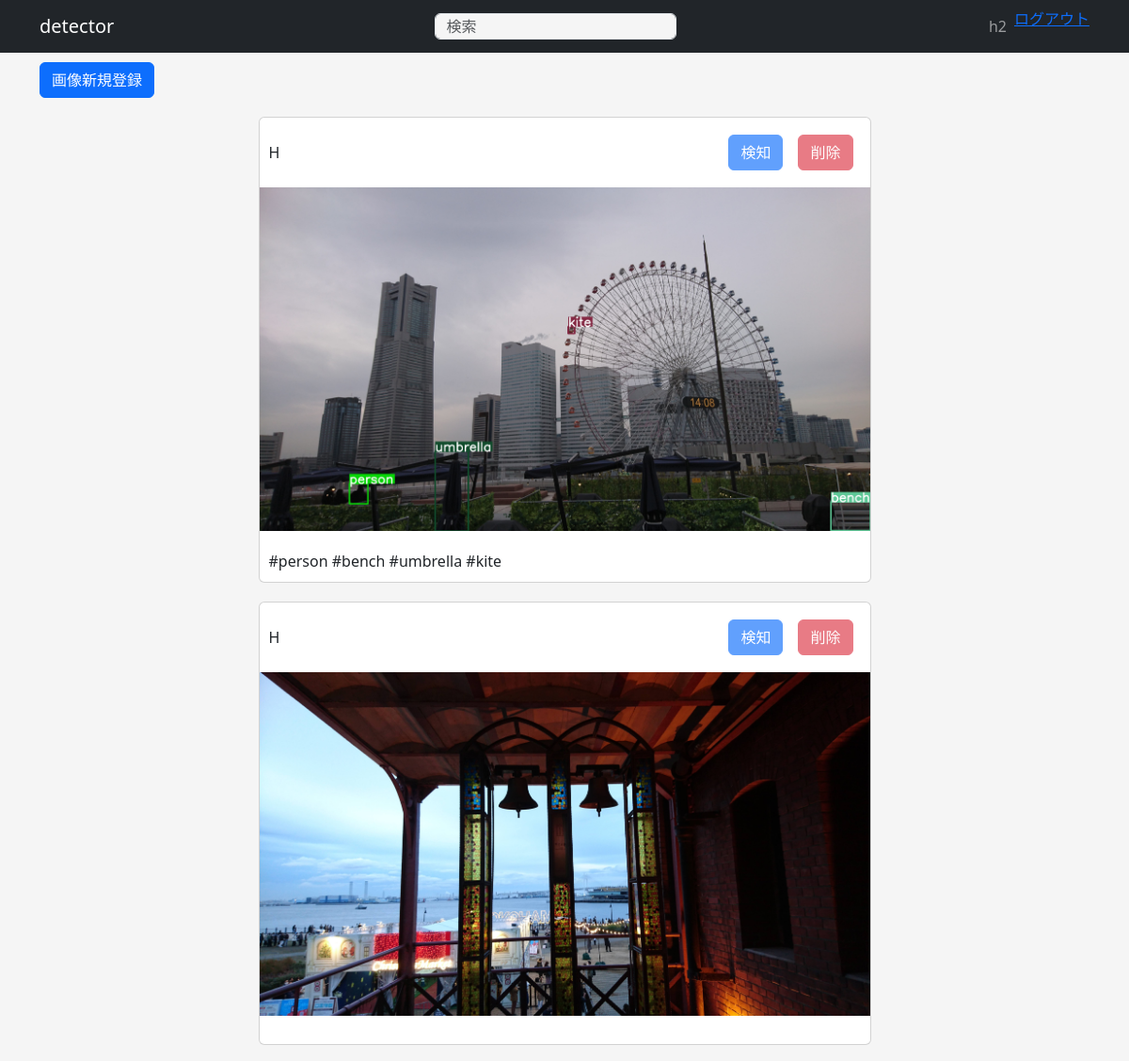
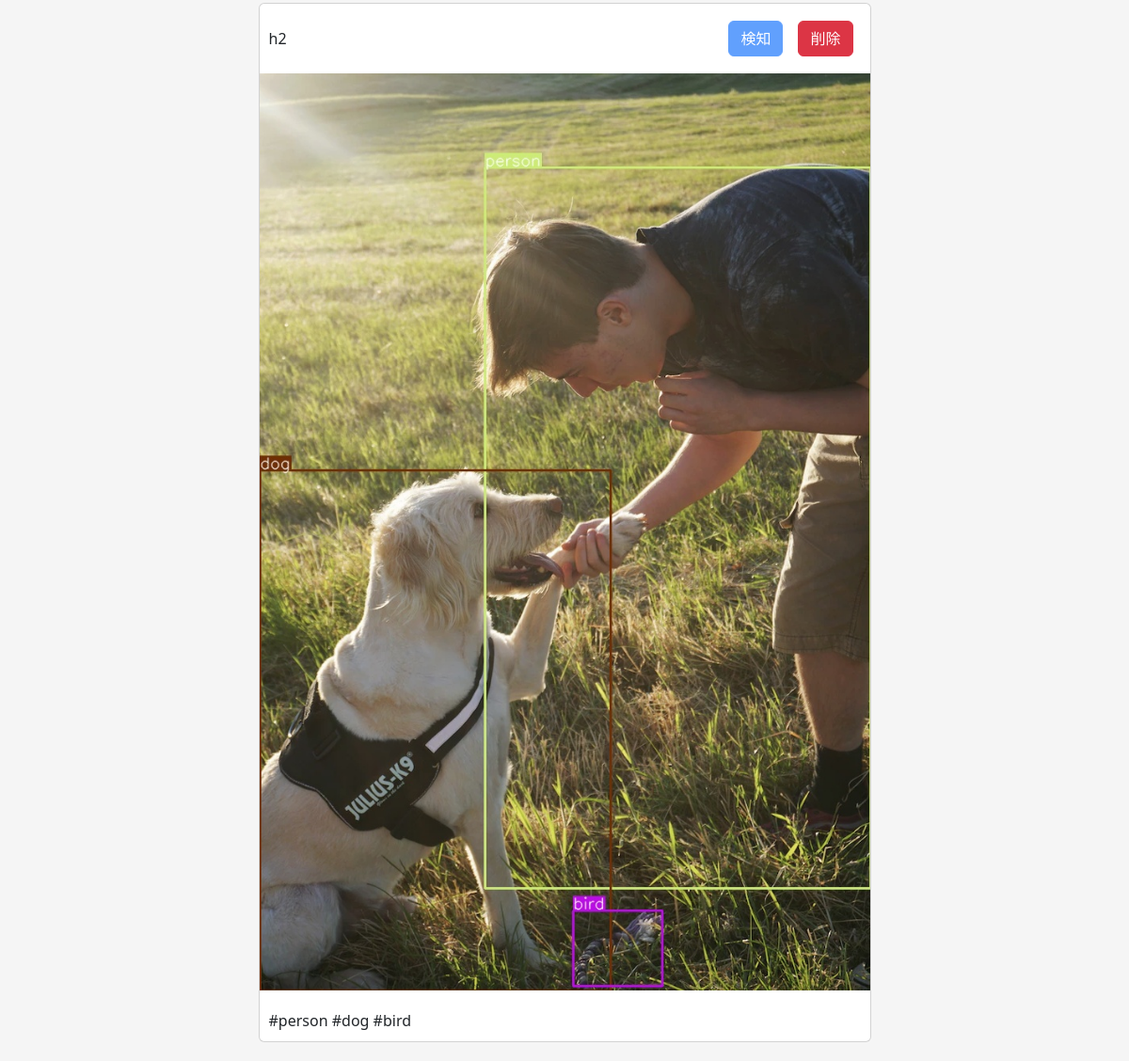
/ (signed in), run on the app's committed database (2 pictures, top to bottom).
### apps/crud/models.py (models this page shows, shortened)
class User(db.Model, UserMixin):
    __tablename__ = "users"
    id = db.Column(db.Integer, primary_key=True)
    username = db.Column(db.String, index=True)
    email = db.Column(db.String, unique=True, index=True)
    password_hash = db.Column(db.String)
    created_at = db.Column(db.DateTime, default=datetime.now)
    updated_at = db.Column(db.DateTime, default=datetime.now, onupdate=datetime.now)
    user_images = db.relationship("UserImage", backref="user")
    @property
    def password(self):
        raise AttributeError("読み取り不可")

### apps/detector/models.py (models this page shows)
class UserImage(db.Model):
    __tablename__ = "user_images"
    id = db.Column(db.Integer, primary_key=True)
    user_id = db.Column(db.String, db.ForeignKey("users.id"))
    image_path = db.Column(db.String)
    is_detected = db.Column(db.Boolean, default=False)
    created_at = db.Column(db.DateTime, default=datetime.now)
    updated_at = db.Column(db.DateTime, default=datetime.now, onupdate=datetime.now)

class UserImageTag(db.Model):
    __tablename__ = "user_image_tags"
    id = db.Column(db.Integer, primary_key=True)
    user_image_id = db.Column(db.String, db.ForeignKey("user_images.id"))
    tag_name = db.Column(db.String)
    created_at = db.Column(db.DateTime, default=datetime.now)
    updated_at = db.Column(db.DateTime, default=datetime.now, onupdate=datetime.now)

### apps/detector/views.py (the view)
@dt.route("/")
def index():
    user_images = (
        db.session.query(User, UserImage)
        .join(UserImage)
        .filter(User.id == UserImage.user_id)
        .all()
    )
    user_image_tag_dict = {}
    for user_image in user_images:
        user_image_tags = (
            db.session.query(UserImageTag)
            .filter(UserImageTag.user_image_id == user_image.UserImage.id)
            .all()
        )
        user_image_tag_dict[user_image.UserImage.id] = user_image_tags
    detector_form = DetectorForm()
    delete_form = DeleteForm()
    return render_template(
        "detector/index.html",
        user_images=user_images,
        user_image_tag_dict=user_image_tag_dict,
        detector_form=detector_form,
        delete_form=delete_form,
    )

### apps/detector/forms.py
class DetectorForm(FlaskForm):
    submit = SubmitField("検知")

class DeleteForm(FlaskForm):
    submit = SubmitField("削除")

### apps/crud/models.py (called while the page is built)
@login_manager.user_loader
def load_user(user_id):
    return User.query.get(user_id)

### apps/detector/templates/detector/index.html (shortened to what this page needs)
{% extends "detector/base.html" %}
{% block content %}
<div class="col-md-10 text-right dt-image-register-btn">
    <a href="{{ url_for('detector.upload_image') }}" class="btn btn-primary">画像新規登録</a>
</div>
{% for user_image in user_images %}
<div class="card col-md-7 dt-image-content">
    <header class="d-flex justify-content-between">
        <div class="dt-image-username">{{ user_image.User.username }}</div>
        <div class="d-flex flex-row-reverse">
            <div class="p-2">
                <form action="{{ url_for('detector.delete_image', image_id=user_image.UserImage.id) }}" method="POST">
                    {% if current_user.id == user_image.User.id %}
                    {{ delete_form.submit(class="btn btn-danger") }}
                    {% else%}
                    {{ delete_form.submit(class="btn btn-danger", disabled="disabled") }}
                    {% endif %}
                </form>
            </div>
            <div class="p-2">
                <form action="{{ url_for('detector.detect', image_id=user_image.UserImage.id) }}" method="POST">
                    {% if current_user.id == user_image.User.id and user_image.UserImage.is_detected == False %}
                    {{ detector_form.submit(class="btn btn-primary") }}
                    {% else %}
                    {{ detector_form.submit(class="btn btn-primary", disabled="disabled") }}
                    {% endif %}
                </form>
            </div>
        </div>
    </header>
    <section>
        <img src="{{ url_for('detector.image_file', filename=user_image.UserImage.image_path) }}" alt="アップロード画像">
    </section>
    <footer>
        {% for tag in user_image_tag_dict[user_image.UserImage.id] %}
        #{{ tag.tag_name}}
        {% endfor %}
    </footer>
</div>
{% endfor %}
{% endblock %}

### apps/detector/templates/detector/base.html (shortened to what this page needs)
<!DOCTYPE html>
<html lang="ja">
<head>
    <link rel="stylesheet" href="{{ url_for('static', filename='css/bootstrap.min.css') }}">
    <link rel="stylesheet" href="{{ url_for('static', filename='css/style.css') }}">
</head>
<body>
    <nav class="navbar navbar-expand-lg navbar-dark bg-dark">
        <div class="container">
            <a class="navbar-brand" href="{{ url_for('detector.index') }}">detector</a>
            {% if url_for(request.endpoint) == url_for('detector.index') or url_for(request.endpoint) ==
            url_for('detector.search') %}
            <div class="btn-group">
                <form action="{{ url_for('detector.search') }}" method="GET" name="dtSearchForm">
                    {% if request.args.get("search") %}
                    <input type="search" id="dt-search" class="form-control col-md-12 dt-search" placeholder="検索"
                        name="search" value="{{ request.args.get('search') }}">
                    {% else %}
                    <input type="search" id="dt-search" class="form-control col-md-12 dt-search" placeholder="検索"
                        name="search">
                    {% endif %}
                </form>
            </div>
            {% endif %}
            <ul class="navbar-nav">
                {% if current_user.is_authenticated %}
                <li class="nav-item">
                    <span class="nav-link">{{ current_user.username }}</span>
                </li>
                <li class="nav-item">
                    <a href="{{ url_for('auth.logout') }}">ログアウト</a>
                </li>
                {% endif %}
            </ul>
        </div>
    </nav>
    <section class="container">
        {% block content %}{% endblock %}
    </section>
</body>
</html>

### apps/static/css/style.css (style rules this page uses)
body { background-color: #f5f5f5; }
input[type="search"] { background-color: #f5f5f5; }
.dt-search { height: 28px !important; }
.dt-image-content { margin: 20px auto; padding: 0; }
.dt-image-username { padding-top: 15px; }
.dt-image-register-btn { padding: 10px 47px 0 0; }
.dt-image-content header { padding: 10px 10px 0 10px; }
.dt-image-content section { padding: 10px 0; margin: auto; }
.dt-image-content footer { padding: 10px; }
.dt-image-content section img { width: 100%; }

### data on the page
User: username "h2", User.username "h2", image_path (picture)
User: User.username "H", image_path (picture)
UserImageTag: tag_name "person"
UserImageTag: tag_name "bench"
UserImageTag: tag_name "umbrella"
UserImageTag: tag_name "kite"
UserImageTag: tag_name "person"
UserImageTag: tag_name "dog"
UserImageTag: tag_name "bird"
